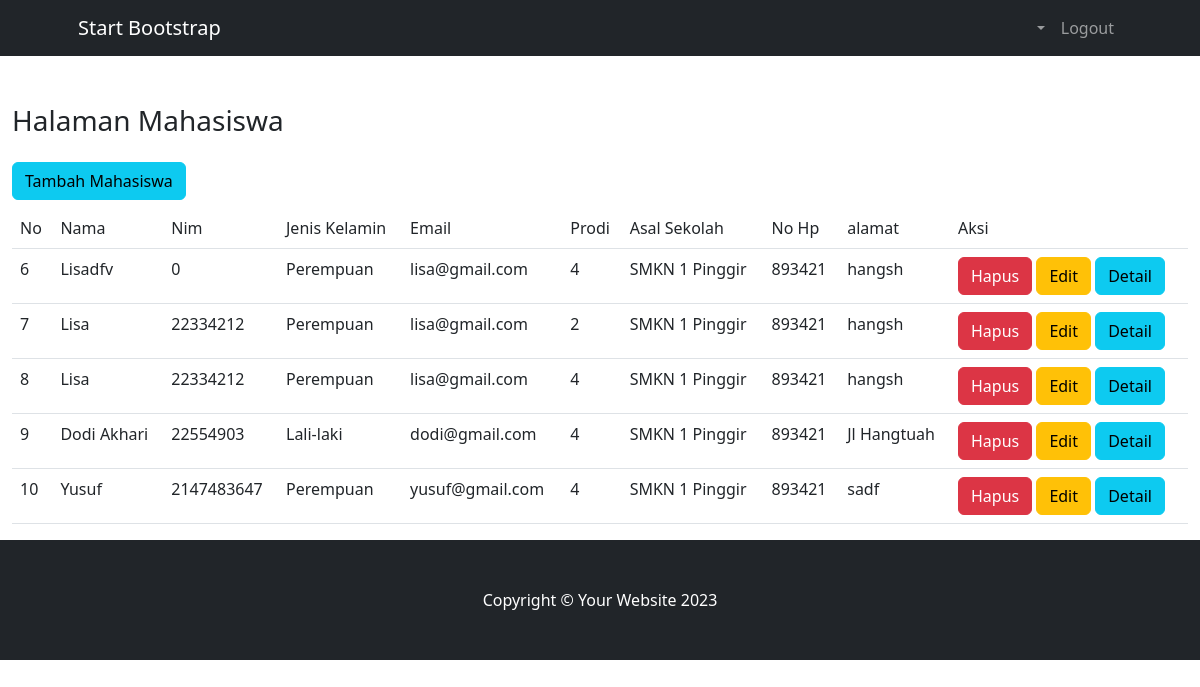
Screenshot of /index.php/mahasiswa with the database file from the repository.
### tables this page shows
CREATE TABLE `mahasiswa` (
  `id` int(11) NOT NULL,
  `nama` varchar(255) NOT NULL,
  `nim` int(11) NOT NULL,
  `jenis_kelamin` varchar(15) NOT NULL,
  `email` varchar(100) NOT NULL,
  `prodi` varchar(100) NOT NULL,
  `asal_sekolah` varchar(100) NOT NULL,
  `no_hp` int(12) NOT NULL,
  `alamat` varchar(100) NOT NULL
);

### application/controllers/Mahasiswa.php (called while the page is built, shortened)
<?php
class Mahasiswa extends CI_Controller
{
    public function __construct()
    {
        $this->load->model('Mahasiswa_model');
        $this->load->model('Prodi_model');
    }
    public function index()
    {
        $data['judul'] = "Halaman Mahasiswa";
        $data['user'] = $this->db->get_where('user', ['email' => $this->session->userdata('email')])->row_array();
        $data['mahasiswa'] = $this->Mahasiswa_model->get();
        $this->load->view("layout/header", $data);
        $this->load->view("mahasiswa/vw_mahasiswa", $data);
        $this->load->view("layout/footer", $data);
    }
}

### index.php (called while the page is built, shortened)
<?php
require_once BASEPATH.'core/CodeIgniter.php';

### application/models/Mahasiswa_model.php (called while the page is built, shortened)
<?php
class Mahasiswa_model extends CI_Model
{
    public $table = 'mahasiswa';
    public function get()
    {
        $this->db->from($this->table);
        $query = $this->db->get();
        return $query->result_array();
    }
}
?>

### application/views/mahasiswa/vw_mahasiswa.php (the view, shortened to what this page needs)
        <div class ="container-fluid">
            <h1 class="h3 mt-5 mb-4 text-gray-800"><?php echo $judul; ?></h1>
            <div class="row">
                <div class="col-md-6"><a href="<?= base_url()?>Mahasiswa/tambah" class="btn btn-info mb-2">Tambah Mahasiswa</a></div>
            </div>
            <div class="col-md-12">
                <table class="table">
                    <thead>
                        <tr>
                            <td>No</td>
                            <td>Nama</td>
                            <td>Nim</td>
                            <td>Jenis Kelamin</td>
                            <td>Email</td>
                            <td>Prodi</td>
                            <td>Asal Sekolah</td>
                            <td>No Hp</td>
                            <td>alamat</td>
                            <td>Aksi</td>
                        </tr>
                    </thead>
                    <tbody>
                        <?php foreach ($mahasiswa as $us) : ?>
                            <tr>
                                <td><?= $us['id']?></td>
                                <td><?= $us['nama']?></td>
                                <td><?= $us['nim']?></td>
                                <td><?= $us['jenis_kelamin']?></td>
                                <td><?= $us['email']?></td>
                                <td><?= $us['prodi']?></td>
                                <td><?= $us['asal_sekolah']?></td>
                                <td><?= $us['no_hp']?></td>
                                <td><?= $us['alamat']?></td>
                                <td>
                                    <a href="<?= base_url('Mahasiswa/hapus/') . $us['id']; ?>" class="btn btn-danger">Hapus</a>
                                    <a href="<?= base_url('Mahasiswa/edit/') . $us['id']; ?>" class="btn btn-warning">Edit</a>
                                    <a href="<?= base_url('Mahasiswa/detail/') . $us['id']; ?>" class="btn btn-info">Detail</a>
                                </td>
                            </tr>
                        <?php endforeach; ?>
                    </tbody>
                </table>
            </div>
        </div>
    </body>
</html>

### application/views/layout/header.php (shortened to what this page needs)
<!DOCTYPE html>
<html lang="en">
<head>
    <link href="https://cdn.jsdelivr.net/npm/bootstrap@5.3.2/dist/css/bootstrap.min.css" rel="stylesheet">
    <link href="http://localhost/aisyahBPF1_2TID/assets/https://cdn.jsdelivr.net/npm/bootstrap-icons@1.4.1/font/bootstrap-icons.css" rel="stylesheet" />
    <link href="http://localhost/aisyahBPF1_2TID/assets/css/styles.css" rel="stylesheet" />
</head>
<body>
    <nav class="navbar navbar-expand-lg navbar-dark bg-dark">
        <div class="container px-5">
            <a class="navbar-brand" href="#!">Start Bootstrap</a>
            <div class="collapse navbar-collapse" id="navbarSupportedContent">
                <ul class="navbar-nav ms-auto mb-2 mb-lg-0">
                    <?php if($user['role'] == 'Admin') { ?>
                        <li class="nav-item"><a class="nav-link active" aria-current="page" href="#!">Home</a></li>
                        <li class="nav-item"><a class="nav-link" href="<?= site_url('Mahasiswa/') ?>">Mahasiswa</a></li>
                        <li class="nav-item"><a class="nav-link" href="<?= site_url('Prodi/') ?>">Prodi</a></li>
                        <li class="nav-item"><a class="nav-link" href="#!">Services</a></li>
                        <li class="nav-item"><a class="nav-link" href="<?= base_url('auth/logout') ?>">Logout</a></li>
                        <?php }
                        else { ?>
                        <li class="nav-item dropdown no-arrow">
                            <a class="nav-link dropdown-toggle" href="<?= site_url('Profil/') ?>" id="userDropdown" role="button" data-toggle="dropdown" aria-haspopup="true" aria-expanded="false">
                            </a>
                        </li>
                        <li class="nav-item"><a class="nav-link" href="<?= base_url('auth/logout') ?>">Logout</a></li>
                        <?php
                            } ?>
                </ul>
            </div>
        </div>
</nav>

### application/views/layout/footer.php (shortened to what this page needs)
<footer class="py-5 bg-dark">
            <div class="container px-5"><p class="m-0 text-center text-white">Copyright &copy; Your Website 2023</p></div>
        </footer>

### rows the page displays
mahasiswa: id "6", nama "Lisadfv", nim "0", jenis_kelamin "Perempuan", email "lisa@gmail.com", prodi "4", asal_sekolah "SMKN 1 Pinggir", no_hp "893421", alamat "hangsh"
mahasiswa: id "7", nama "Lisa", nim "22334212", jenis_kelamin "Perempuan", email "lisa@gmail.com", prodi "2", asal_sekolah "SMKN 1 Pinggir", no_hp "893421", alamat "hangsh"
mahasiswa: id "8", nama "Lisa", nim "22334212", jenis_kelamin "Perempuan", email "lisa@gmail.com", prodi "4", asal_sekolah "SMKN 1 Pinggir", no_hp "893421", alamat "hangsh"
mahasiswa: id "9", nama "Dodi Akhari", nim "22554903", jenis_kelamin "Lali-laki", email "dodi@gmail.com", prodi "4", asal_sekolah "SMKN 1 Pinggir", no_hp "893421", alamat "Jl Hangtuah"
mahasiswa: id "10", nama "Yusuf", nim "2147483647", jenis_kelamin "Perempuan", email "yusuf@gmail.com", prodi "4", asal_sekolah "SMKN 1 Pinggir", no_hp "893421", alamat "sadf"

### other values shown
$judul "Halaman Mahasiswa"
